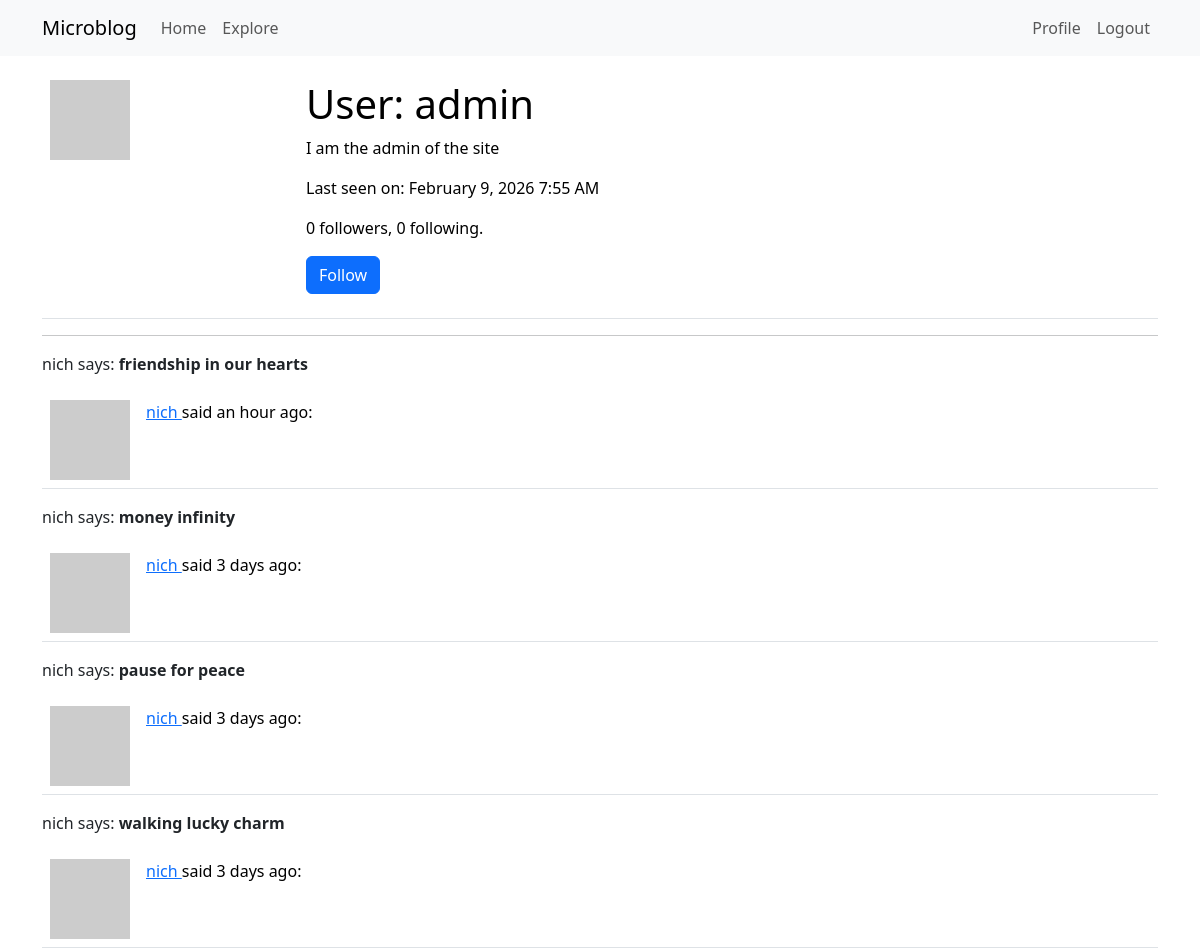
The page /user/admin (signed in, upper part) on the database as committed earlier.
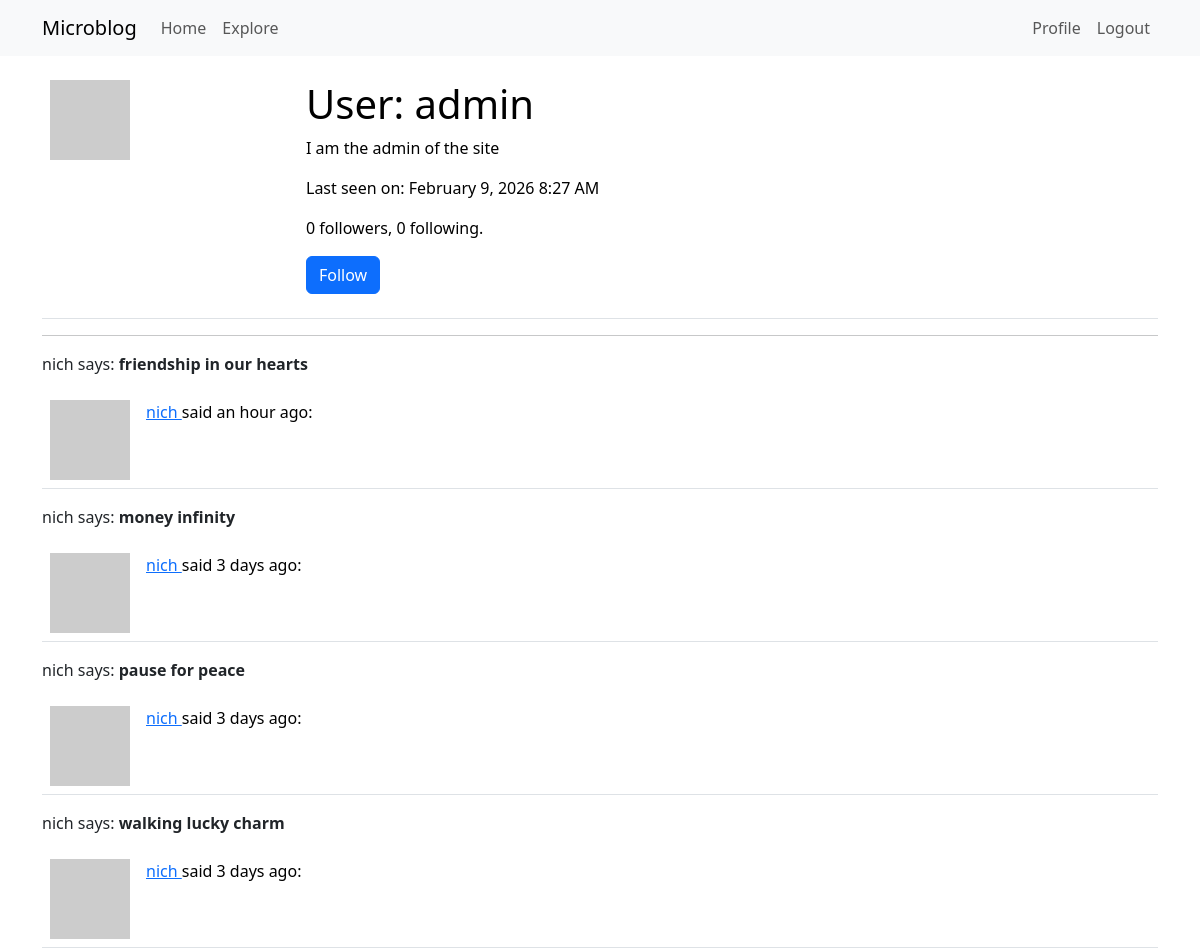
The same page on the database as committed later.
### app/models.py (models this page shows, shortened)
class User(UserMixin, db.Model):
    id: so.Mapped[int] = so.mapped_column(primary_key=True)
    username: so.Mapped[str] = so.mapped_column(sa.String(64), index=True, unique=True)
    email: so.Mapped[str] = so.mapped_column(sa.String(120), index=True, unique=True)
    password_hash: so.Mapped[Optional[str]] = so.mapped_column(sa.String(356))
    posts: so.WriteOnlyMapped['Post'] = so.relationship(back_populates='author')
    about_me: so.Mapped[Optional[str]] = so.mapped_column(sa.String(140))
    last_seen: so.Mapped[Optional[datetime]] = so.mapped_column(
        default=lambda: datetime.now(timezone.utc)
    )
    following: so.WriteOnlyMapped['User'] = so.relationship(
        secondary=followers,
        primaryjoin=(followers.c.follower_id == id),
        secondaryjoin=(followers.c.followed_id == id),
        back_populates='followers'
    )
    followers: so.WriteOnlyMapped['User'] = so.relationship(
        secondary=followers,
        primaryjoin=(followers.c.followed_id == id),
        secondaryjoin=(followers.c.follower_id == id),
        back_populates='following'
    )
    @login.user_loader
    def load_user(id):
        return db.session.get(User, int(id))
    def avatar(self, size):
        digest = md5(self.email.lower().encode('utf-8')).hexdigest()
        return f'https://www.gravatar.com/avatar/{digest}?d=identicon&s={size}'
    def is_following(self, user):
        query = self.following.select().where(User.id == user.id)
        return db.session.scalar(query) is not None
    def followers_count(self):
        query = sa.select(sa.func.count()).select_from(self.followers.select().subquery())
        return db.session.scalar(query)
    def following_count(self):
        query = sa.select(sa.func.count()).select_from(self.following.select().subquery())
        return db.session.scalar(query)
    def following_posts(self):
        Author = so.aliased(User)
        Follower = so.aliased(User)
        return (
            sa.select(Post)
            .join(Post.author.of_type(Author))
            .join(Author.followers.of_type(Follower), isouter=True)
            .where(sa.or_(
                Follower.id == self.id,
                Author.id == self.id,
            ))
            .group_by(Post)
            .order_by(Post.timestamp.desc())
        )

### app/routes.py (the view)
@app.route('/user/<username>')
@login_required
def user(username):
    user = db.first_or_404(sa.select(User).where(User.username == username))
    page = request.args.get('page', 1, type=int)
    posts = db.paginate(
        current_user.following_posts(),
        page=page,
        per_page=app.config['POSTS_PER_PAGE'],
        error_out=False
    )
    next_url = url_for(
        'user',
        username=user.username,
        page=posts.next_num
    ) if posts.has_next else None
    prev_url = url_for(
        'user',
        username=user.username,
        page=posts.prev_num
    ) if posts.has_prev else None
    form = EmptyForm()
    return render_template(
        'user.html', user=user,
        posts=posts.items,
        next_url=next_url,
        prev_url=prev_url,
        form=form
    )

### app/forms.py
class EmptyForm(FlaskForm):
    submit = SubmitField('Submit')

### app/routes.py (called while the page is built)
@app.before_request
def before_request():
    if current_user.is_authenticated:
        current_user.last_seen = datetime.now(timezone.utc)
        db.session.commit()

### app/templates/user.html (shortened to what this page needs)
{% extends "base.html" %}
{% block content %}
    <table class="table table-hover">
        <tr>
            <td width="256px"><img src="{{ user.avatar(256) }}"></td>
            <td>
                <h1>User: {{ user.username }}</h1>
                {% if user.about_me %}<p>{{ user.about_me }}</p>{% endif %}
                {% if user.last_seen %}<p>Last seen on: {{ moment(user.last_seen).format('LLL') }}</p>{% endif %}
                <p>{{ user.followers_count() }} followers, {{ user.following_count() }} following.</p>
                {% if user == current_user %}
                <p><a href="{{ url_for('edit_profile') }}">Edit your profile</a></p>
                {% elif not current_user.is_following(user) %}
                <p>
                    <form action="{{ url_for('follow', username=user.username) }}" method="post">
                        {{ form.submit(value='Follow', class_='btn btn-primary') }}
                    </form>
                </p>
                {% endif %}
            </td>
            <td>
            </td>
        </tr>
    </table>
    <hr>
    {% for post in posts %}
        <p>{{ post.author.username }} says: <b>{{ post.body }}</b></p>
        {% include '_post.html' %}
    {% endfor %}
{% endblock %}

Rows that differ between the two databases and show on the page:
changed User "admin": last_seen "February 9, 2026 7:55 AM" → "February 9, 2026 8:27 AM"
